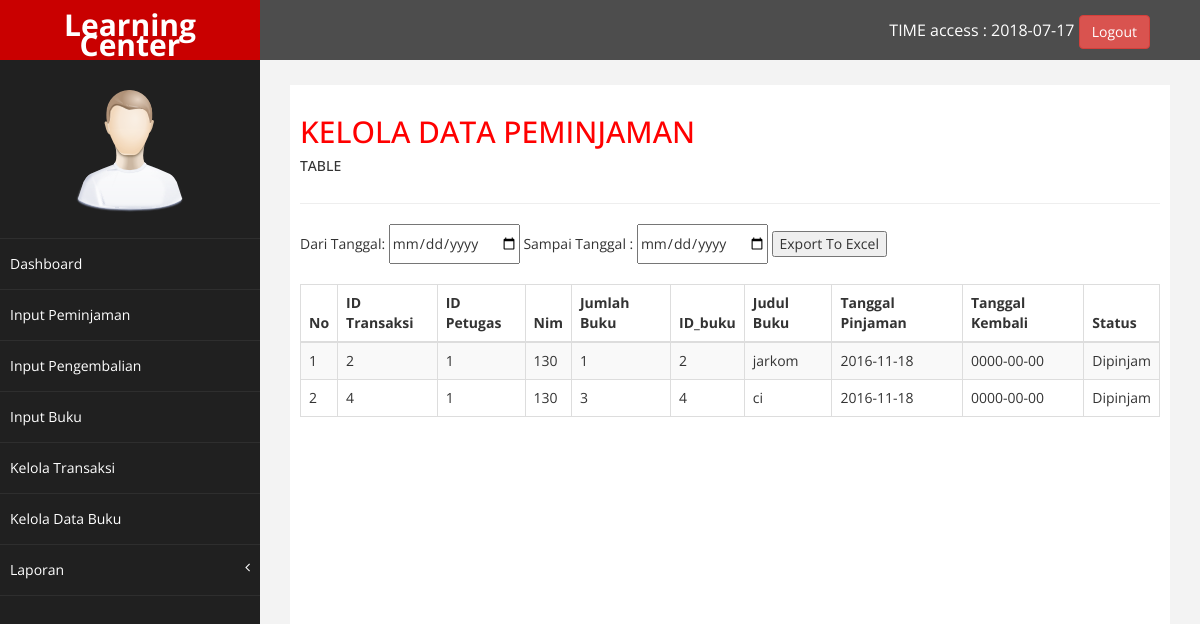
The page /index.php/c_transaksi/laporan_transaksi on the database its author committed.
### tables this page shows
CREATE TABLE IF NOT EXISTS `transaksi` (
`ID_transaksi` int(255) NOT NULL,
  `ID_petugas` int(255) NOT NULL,
  `Nim` int(255) NOT NULL,
  `Jumlah` int(255) NOT NULL,
  `ID_buku` int(255) NOT NULL,
  `Judul` varchar(999) NOT NULL,
  `Tanggal_pinjam` date NOT NULL,
  `Tanggal_kembali` date NOT NULL,
  `Status` varchar(20) NOT NULL
);

### application/controllers/C_transaksi.php (called while the page is built, shortened)
<?php
class C_transaksi extends CI_Controller {
	public function C_transaksi(){
		$this->load->helper(array('url','form'));
		$this->load->model('M_peminjaman');
		$this->load->model('M_buku');
		$this->load->model('M_login');
		$this->load->model('M_denda');
		$this->load->library('pagination');
	}
	public function laporan_transaksi()
	{
		$data['tampung']=$this->M_peminjaman->select_semua_transaksi()->result();
		$this->load->view('V_laporantransaksi',$data);
	}
}

### index.php (called while the page is built, shortened)
<?php
require_once BASEPATH.'core/CodeIgniter.php';

### application/models/M_peminjaman.php (called while the page is built, shortened)
<?php
class M_peminjaman extends CI_Model {
	public function select_semua_transaksi()
	{
		return $this->db->query(" SELECT * FROM transaksi  ");
	}
}

### application/views/V_laporantransaksi.php (the view, shortened to what this page needs)
<!DOCTYPE html>
<html xmlns="http://www.w3.org/1999/xhtml">
<head>
    <link href="<?php echo base_url(); ?>res/assets/css/bootstrap.css" rel="stylesheet" />
    <link href="<?php echo base_url(); ?>res/assets/css/font-awesome.css" rel="stylesheet" />
    <link href="<?php echo base_url(); ?>res/assets/js/morris/morris-0.4.3.min.css" rel="stylesheet" />
    <link href="<?php echo base_url(); ?>res/assets/css/custom.css" rel="stylesheet" />
</head>
<body>
    <div id="wrapper">
      <div id="page-wrapper" >
            <div id="page-inner">
                <div class="row">
                    <div class="col-md-12">
                     <h2>KELOLA DATA PEMINJAMAN</h2>
                        <h5>TABLE</h5>
                    </div>
                </div>
                  <hr />
                  <form method="post" role="form" action="<?php echo base_url().'C_transaksi/exporttoexcel' ?>">
                      Dari Tanggal:
                      <input type="date" name="tanggal1">
                      Sampai Tanggal :
                      <input type="date" name="tanggal2">
                       <input type="submit" name="cetak" value="Export To Excel" >
                    </form> <br>
                   <table  class="table table-bordered table-striped""   >
    <thead>
        <tr>
            <th>No</th>
            <th>ID Transaksi</th>
            <th>ID Petugas</th>
            <th>Nim</th>
            <th>Jumlah Buku</th>
            <th>ID_buku</th>
            <th>Judul Buku</th>
            <th>Tanggal Pinjaman</th>
            <th>Tanggal Kembali</th>
            <th>Status</th>
        </tr>
    </thead>
        <?php
        $nomor = 1;
        ?>
        <?php foreach ($tampung as $tampil ) {
        ?>
         <tr>
            <td><?php echo $nomor++ ?></td>
            <td><?php echo $tampil->ID_transaksi ?></td>
            <td><?php echo $tampil->ID_petugas ?></td>
            <td><?php echo $tampil->Nim ?></td>
            <td><?php echo $tampil->Jumlah ?></td>
            <td><?php echo $tampil->ID_buku ?></td>
             <td><?php echo $tampil->Judul ?></td>
            <td><?php echo $tampil->Tanggal_pinjam ?></td>
            <td><?php echo $tampil->Tanggal_kembali ?></td>
            <td><?php echo $tampil->Status ?></td>
          </tr>
        <?php
        }
        ?>
        </table>
                 </div>
            </div>
        </div>
</body>
</html>

### res/assets/css/custom.css (style rules this page uses)
body { font-family: 'Open Sans', sans-serif; }
#wrapper { width: 100%; background:#202020; }
#page-wrapper { padding: 15px 15px; min-height: 600px; background:#F3F3F3; }
#page-inner { width:100%; margin:10px 20px 10px 0px; background-color:#fff!important; padding:10px; min-height:1200px; }
h2 { color: #f00; }
@media (min-width:768px) { #page-wrapper { margin: 0 0 0 260px; padding: 15px 30px; min-height: 1200px; } }

### rows shown on the page
transaksi: ID_transaksi "2", ID_petugas "1", Nim "130", Jumlah "1", ID_buku "2", Judul "jarkom", Tanggal_pinjam "2016-11-18", Tanggal_kembali "0000-00-00", Status "Dipinjam"
transaksi: ID_transaksi "4", ID_petugas "1", Nim "130", Jumlah "3", ID_buku "4", Judul "ci", Tanggal_pinjam "2016-11-18", Tanggal_kembali "0000-00-00", Status "Dipinjam"
